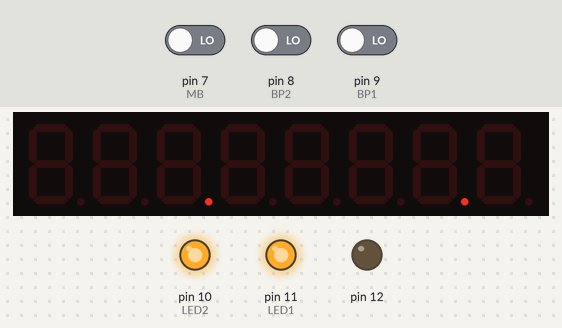
A sketch run on a simulated Arduino Uno, built with avr-gcc and run on an emulated ATmega328P. On the bench: 8-digit seven-segment display, output pins drawn as LEDs (lit = HIGH). The test bench sets the inputs (shaded band); at power-on: pin 7 (MB) LOW, pin 8 (BP2) LOW, pin 9 (BP1) LOW.

Above: at 4.5 s.
4.6 s: pin 7 (MB) driven HIGH
At 6.6 s:
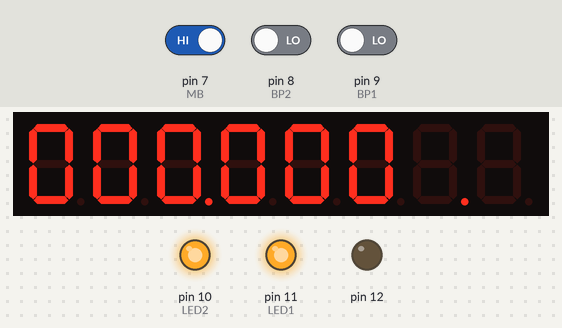
At 11.0 s:
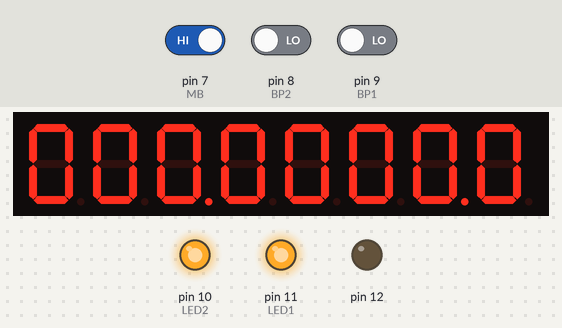
Timing chart, 0 to 12.5 s (numbered marks = the images above; inputs shaded):
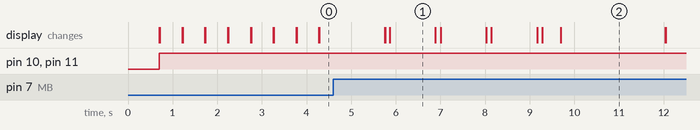

Measured:
- what the display in image 1 shows lasts 1.0 s, from 5.9 s to 6.9 s

The sketch:

Chess_Clock_v2.ino
```cpp
#include "LedControl.h"
LedControl lc=LedControl(6,5,4,1);
long delaytime = 1;
int m1, c1, d1, u1, m2, c2, d2, u2, DG1, DG2, DG3, DG4, DG5, DG6, DG7, DG8;
signed int am1, ac1, ad1, au1, am2, ac2, ad2, au2;
int TiempoB = 700, StatusP1, StatusP2, StatusMB, Boton, Entre;
#define Buzzer 13
#define LED1 11
#define LED2 10
#define BP1 9
#define BP2 8
#define MB 7

void setup() {
  lc.shutdown(0,false);
  lc.setIntensity(0,15);
  lc.clearDisplay(0);
  for( int x = 12; x > 9; x--){pinMode (x, OUTPUT );}
  for( int y = 9; y > 6; y--){pinMode (y, INPUT );}
}

void Button(){
  StatusP1 = digitalRead(BP1);
  StatusP2= digitalRead(BP2);
  StatusMB = digitalRead(MB);

  if(StatusP1 == HIGH){
    delay(100);
    Boton = 1;
    BZ();
  }
  if(StatusP2 == HIGH){
    delay(100);
    Boton = 2;
    BZ();
  }
  if (StatusMB == HIGH){
    delay(300);
    Boton = 3;
    BZ();
  }
}

void BZ(){
  digitalWrite(Buzzer, HIGH);
  delay(TiempoB);
  digitalWrite(Buzzer, LOW);
}

void Print(){
  lc.setChar(0, 0, m1, false);
  delay(delaytime);
  lc.setChar(0, 1, c1, true);
  delay(delaytime);
  lc.setChar(0, 2, d1, false);
  delay(delaytime);
  lc.setChar(0, 3, u1, false);
  delay(delaytime);
  lc.setChar(0, 4, m2, false);
  delay(delaytime);
  lc.setChar(0, 5, c2, true);
  delay(delaytime);
  lc.setChar(0, 6, d2, false);
  delay(delaytime);
  lc.setChar(0, 7, u2, false);
  delay(delaytime);

  delay(Entre);

  lc.setChar(0, 0, DG1, false);
  delay(delaytime);
  lc.setChar(0, 1, DG2, true);
  delay(delaytime);
  lc.setChar(0, 2, DG3, false);
  delay(delaytime);
  lc.setChar(0, 3, DG4, false);
  delay(delaytime);
  lc.setChar(0, 4, DG5, false);
  delay(delaytime);
  lc.setChar(0, 5, DG6, true);
  delay(delaytime);
  lc.setChar(0, 6, DG7, false);
  delay(delaytime);
  lc.setChar(0, 7, DG8, false);
  delay(delaytime);

  delay(Entre);

  Button();
}

void Imprimir(){
  lc.setChar(0, 0, am1, false);
  delay(delaytime);
  lc.setChar(0, 1, ac1, true);
  delay(delaytime);
  lc.setChar(0, 2, ad1, false);
  delay(delaytime);
  lc.setChar(0, 3, au1, false);
  delay(delaytime);
  lc.setChar(0, 4, am2, false);
  delay(delaytime);
  lc.setChar(0, 5, ac2, true);
  delay(delaytime);
  lc.setChar(0, 6, ad2, false);
  delay(delaytime);
  lc.setChar(0, 7, au2, false);
  delay(delaytime);
  Button();
}

void loop() {
  Entre = 500;
  BZ();
  digitalWrite (LED1, HIGH);
  digitalWrite (LED2, HIGH);
  DG1 = 'g';
  DG2 = 'g';
  DG3 = 'g';
  DG4 = 'g';
  DG5 = 'g';
  DG6 = 'g';
  DG7 = 'g';
  DG8 = 'g';
  Boton = 0;
  TiempoB = 50;
  while(Boton != 3){
    Print();
  }
  DG3 = d1;
  DG4 = u1;
  DG5 = m2;
  DG6 = c2;
  DG7 = d2;
  DG8 = u2;
  Entre = 100;
  TiempoB = 5;
  Boton = 0;
  while(Boton != 3){
    Boton = 0;
    Button();
    if(Boton == 2){
      c1++;
      if(c1 == 10){
        c1 = 0;
        m1++;
        if(m1 == 6){
            m1 = c1 = 0;
        }
      }
    }
    Button();
    if(Boton == 1){
      c1--;
      if(c1 < 0){
        c1 = 9;
        m1--;
        if(m1 < 0){
          m1 = 5;
        }
      }
    }
    Print();
  }
  DG1 = m1;
  DG2 = c1;
  DG3 = DG4 = 'g';
  Boton = 0;
  while(Boton != 3) {
    Boton = 0;
    Button();
    if(Boton == 1){
      u1--;
      if(u1 < 0){
        u1 = 9;
        d1--;
        if(d1 < 0){
          d1 = 5;
        }
      }
    }
    Button();
    if(Boton == 2){
      u1++;
      if(u1 == 10){
        u1 = 0;
        d1++;
        if(d1 == 6){
          d1 = 0;
        }
      }
    }
    Print();
  }
  DG3 = d1;
  DG4 = u1;
  DG5 = DG6 = 'g';
  Boton = 0;
  while(Boton != 3) {
    Boton = 0;
    Button();
    if(Boton == 1){
      c2--;
      if(c2 < 0){
        c2 = 9;
        m2--;
        if(m2 < 0){
          m2 = 5;
        }
      }
    }
    Button();
    if(Boton == 2){
      c2++;
      if(c2 == 10){
        c2 = 0;
        m2++;
        if(c2 == 6){
          c2 = 0;
        }
      }
    }
    Print();
  }
  DG5 = m2;
  DG6 = c2;
  DG7 = DG8 = 'g';
  Boton = 0;
  while(Boton != 3) {
    Boton = 0;
    Button();
    if(Boton == 1){
      u2--;
      if(u2 < 0){
        u2 = 9;
        d2--;
        if(d2 < 0){
          d2 = 5;
        }
      }
    }
    Button();
    if(Boton == 2){
      u2++;
      if(u2 == 10){
        u2 = 0;
        d2++;
        if(d2 == 6){
          d2 = 0;
        }
      }
    }
    Print();
  }
  DG7 = d2;
  DG8 = u2;
  am1 = m1;
  ac1 = c1;
  ad1 = d1;
  au1 = u1;
  am2 = m2;
  ac2 = c2;
  ad2 = d2;
  au2 = u2;
  Boton = 0;

  int aam1 = am1, aac1 = ac1, aad1 = ad1, aau1 = au1;
  int aam2 = am2, aac2 = ac2, aad2 = ad2, aau2 = au2;

  while(Boton != 3){
    Print();
CICLOS:
    aam1 = am1;
    aac1 = ac1;
    aad1 = ad1;
    aau1 = au1;
    aam2 = am2;
    aac2 = ac2;
    aad2 = ad2;
    aau2 = au2;
    while(Boton == 1){
      digitalWrite (LED1, LOW);
      digitalWrite (LED2, HIGH);
      for(am2 = aam2; am2 > -1; am2--){
        for(ac2 = aac2; ac2 > -1; ac2--){
          aac2 = 9;
          for(ad2 = aad2; ad2 > -1; ad2--){
            aad2 = 5;
            for(au2 = aau2; au2 > -1; au2--){
              aau2 = 9;
              Imprimir();
              for(long MS = 0; MS < 900; MS++){
                delay(1);
                Button();
                if(Boton != 1){goto CICLOS;}
              }
              if((am2 == 0) & (ac2 == 0) & (ad2 == 0) & (au2 == 0)){
                Boton = 3;
                goto CICLOS;
              }
            }
          }
        }
      }
    }
    while(Boton == 2){
      digitalWrite (LED1, HIGH);
      digitalWrite (LED2, LOW);
      for(am1 = aam1; am1 > -1; am1--){
        for(ac1 = aac1; ac1 > -1; ac1--){
          aac1 = 9;
          for(ad1 = aad1; ad1 > -1; ad1--){
            aad1 = 5;
            for(au1 = aau1; au1 > -1; au1--){
              aau1 = 9;
              Imprimir();
              for(long MS = 0; MS < 900; MS++){
                delay(1);
                Button();
                if(Boton != 2){goto CICLOS;}
              }
              if((am1 == 0) & (ac1 == 0) & (ad1 == 0) & (au1 == 0)){
                Boton = 3;
                goto CICLOS;
              }
            }
          }
        }
      }
    }
  }
  TiempoB = 300;
  BZ();
  delay(100);
  TiempoB = 500;
  BZ();
  TiempoB = 50;
  Boton = 0;
  while(Boton != 3){
    Imprimir();
    if(((am1 > 0) | (ac1 > 0) | (ad1 > 0) | (au1 > 0)) & ((am2 > 0) | (ac2 > 0) | (ad2 > 0) | (au2 > 0))){
      int Estado;
      Estado = digitalRead(LED1);
      if(Estado == HIGH){
        if(Boton == 1){goto CICLOS;}
      }
      else {
        if(Boton == 2){goto CICLOS;}
      }
    }
  }
}
```
